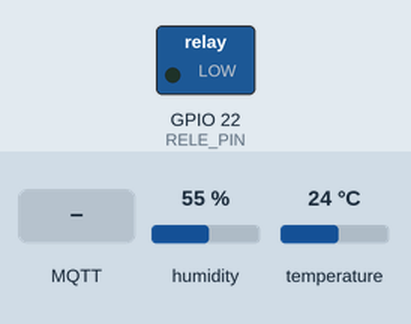
Simulated run of this sketch. Board: ESP32. Parts: switched loads named in the sketch (green lamp = pin HIGH). Inputs (shaded band) come from the test bench; at power-on: humidity 55 %, temperature 24 °C. WiFi joins after 1.5 s; servers stay silent unless stated; no MQTT or app messages arrive unless stated; what the sketch prints to the serial monitor is not drawn.

Above: at 4.2 s.
4.3 s: MQTT message "ON" arrives on the first subscribed topic
At 4.7 s:
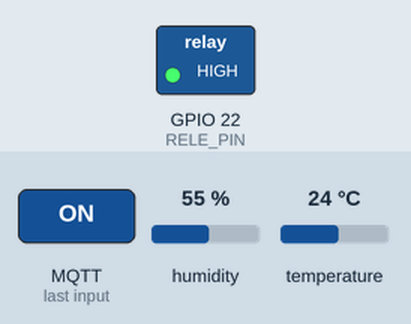
5.8 s: MQTT message "OFF" arrives on the first subscribed topic
At 7.1 s:
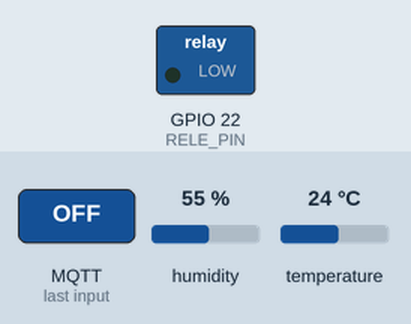
Timing chart, 0 to 8.8 s (numbered marks = the images above; inputs shaded):
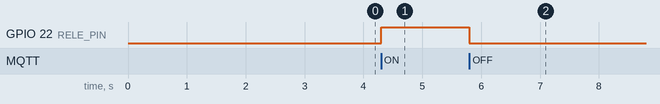

The sketch:

IrrigacaoAutomatica.ino
```cpp
#include <WiFi.h>
#include <PubSubClient.h>
#include <DHT.h>

const char* WIFI_SSID = "Casa_Da_Vo";
const char* WIFI_PASS = "";

const char* MQTT_SERVER_IP = "192.168.1.17";
const char* MQTT_CLIENT_ID = "esp32-irrigacao-01";

// Tópicos MQTT
const char* TOPICO_UMIDADE_SOLO_PUB = "irrigacao/umidade_solo";
const char* TOPICO_TEMP_AR_PUB = "irrigacao/temp_ar";
const char* TOPICO_UMIDADE_AR_PUB = "irrigacao/umidade_ar";
const char* TOPICO_STATUS_BOMBA_PUB = "irrigacao/status_bomba";
const char* TOPICO_COMANDO_SUB = "irrigacao/comando";

// Pinos
const int SENSOR_UMIDADE_PIN = 34;
const int RELE_PIN = 22;
const int DHT_PIN = 4;

const int VALOR_SENSOR_SECO = 4095;
const int VALOR_SENSOR_MOLHADO = 1650;

#define DHTTYPE DHT22
DHT dht(DHT_PIN, DHTTYPE);

WiFiClient espClient;
PubSubClient client(espClient);

bool estadoBomba = false;
long lastMsgTime = 0;
const int INTERVALO_LEITURA = 10000;

// Variáveis para guardar os valores dos sensores
float umidadeSoloPct = 0;
float tempAr = 0;
float umidadeAr = 0;

// Função de callback
void callback(char* topic, byte* payload, unsigned int length) {
  String mensagem = "";
  for (int i = 0; i < length; i++) {
    mensagem += (char)payload[i];
  }
  Serial.print("Comando recebido [");
  Serial.print(topic);
  Serial.print("]: ");
  Serial.println(mensagem);

  if (strcmp(topic, TOPICO_COMANDO_SUB) == 0) {
    if (mensagem == "ON") {
      digitalWrite(RELE_PIN, HIGH); // Active HIGH: Liga o relé
      estadoBomba = true;
      Serial.println("Bomba LIGADA");
    } else if (mensagem == "OFF") {
      digitalWrite(RELE_PIN, LOW); // Active HIGH: Desliga o relé
      estadoBomba = false;
      Serial.println("Bomba DESLIGADA");
    }
    // Publica o novo status imediatamente
    publicarStatusBomba();
  }
}

// Função de conexão wifi
void setup_wifi() {
  delay(10);
  Serial.println();
  Serial.print("Conectando ao Wi-Fi: ");
  Serial.println(WIFI_SSID);

  WiFi.begin(WIFI_SSID, WIFI_PASS);

  while (WiFi.status() != WL_CONNECTED) {
    delay(500);
    Serial.print(".");
  }
  Serial.println("\nWiFi conectado!");
  Serial.print("IP: ");
  Serial.println(WiFi.localIP());
}

// Função de reconexão MQTT
void reconnect() {
  while (!client.connected()) {
    Serial.print("Tentando conexão MQTT...");
    if (client.connect(MQTT_CLIENT_ID)) {
      Serial.println("Conectado!");
      // Se inscreve no tópico de comando
      client.subscribe(TOPICO_COMANDO_SUB);
    } else {
      Serial.print("Falha, rc=");
      Serial.print(client.state());
      Serial.println(" Tentando novamente em 5 segundos");
      delay(5000);
    }
  }
}

// Função para publicar o status da bomba
void publicarStatusBomba() {
  if (estadoBomba) {
    client.publish(TOPICO_STATUS_BOMBA_PUB, "LIGADA");
  } else {
    client.publish(TOPICO_STATUS_BOMBA_PUB, "DESLIGADA");
  }
}

void setup() {
  Serial.begin(115200);

  pinMode(RELE_PIN, OUTPUT);
  digitalWrite(RELE_PIN, LOW); // Garante que a bomba começa desligada

  dht.begin(); // Inicializa o sensor DHT

  setup_wifi();
  client.setServer(MQTT_SERVER_IP, 1883);
  client.setCallback(callback);

  delay(1500);
}

// Loop principal
void loop() {
  if (!client.connected()) {
    reconnect();
  }
  client.loop();

  long now = millis();
  if (now - lastMsgTime > INTERVALO_LEITURA) {
    lastMsgTime = now;

    //1. Ler sensor de umidade do solo
    int valorLido = analogRead(SENSOR_UMIDADE_PIN);
    // Mapeia usando os seus valores (com lógica invertida)
    umidadeSoloPct = map(valorLido, VALOR_SENSOR_SECO, VALOR_SENSOR_MOLHADO, 0, 100);

    // Garante que o valor fique entre 0 e 100
    if (umidadeSoloPct < 0) umidadeSoloPct = 0;
    if (umidadeSoloPct > 100) umidadeSoloPct = 100;

    Serial.print("Umidade Solo: "); Serial.print(umidadeSoloPct); Serial.println("%");

    //2. Ler sensor DHT22
    tempAr = dht.readTemperature();
    umidadeAr = dht.readHumidity();

    // Checa se a leitura falhou
    if (isnan(tempAr) || isnan(umidadeAr)) {
      Serial.println("Falha ao ler o sensor DHT22!");
    } else {
      Serial.print("Temp. Ar: "); Serial.print(tempAr); Serial.println(" *C");
      Serial.print("Umidade Ar: "); Serial.print(umidadeAr); Serial.println(" %");
    }

    //3. Publica dados via MQTT
    client.publish(TOPICO_UMIDADE_SOLO_PUB, String(umidadeSoloPct).c_str());
    client.publish(TOPICO_TEMP_AR_PUB, String(tempAr).c_str());
    client.publish(TOPICO_UMIDADE_AR_PUB, String(umidadeAr).c_str());
    publicarStatusBomba(); // Publica o status atual da bomba

  }
}
```

Measured:
- after the input at 4.3 s, GPIO 22 (RELE_PIN): LOW → HIGH at once
- after the input at 5.8 s, GPIO 22 (RELE_PIN): HIGH → LOW at once
